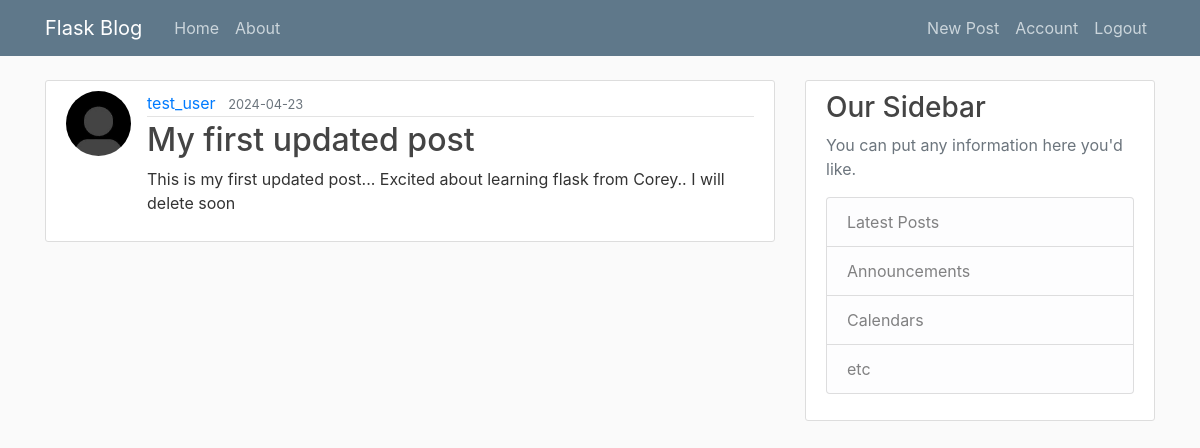
The app's page /post/1 (signed in) with its own data.
### flaskblog/models.py (models this page shows, shortened)
class User(db.Model, UserMixin):
    id:Mapped[int] = mapped_column(primary_key=True)
    username:Mapped[str] = mapped_column(unique=True, nullable=False)
    email:Mapped[str] = mapped_column(unique=True, nullable=False)
    image_file:Mapped[str] = mapped_column(nullable=False, default='default.jpg')
    password:Mapped[str] = mapped_column(nullable=False)
    posts = db.relationship("Post", backref="author", lazy=True)

class Post(db.Model):
    id = db.Column(db.Integer, primary_key=True)
    title = db.Column(db.String(100), nullable=False)
    date_posted = db.Column(db.DateTime, nullable=False, default=datetime.utcnow)
    content = db.Column(db.Text, nullable=False)
    user_id = db.Column(db.Integer, db.ForeignKey("user.id"), nullable=False)

### flaskblog/routes.py (the view)
@app.route("/post/<int:post_id>", methods=["GET", "POST"])
@login_required
def post(post_id):
    post = Post.query.get_or_404(post_id)
    return render_template("post.html", title=post.title, post = post)

### flaskblog/models.py (called while the page is built)
@login_manager.user_loader
def load_user(user_id):
    return User.query.get(int(user_id))

### flaskblog/templates/post.html (shortened to what this page needs)
{% extends "layout.html" %} {% block content %}
<article class="media content-section">
  <img
    class="rounded-circle article-img"
    src="{{url_for('static', filename='profile_pics/' + post.author.image_file)}}"
    alt="author display image"
  />
  <div class="media-body">
    <div class="article-metadata">
      <a
        class="mr-2"
        href="{{url_for('user_posts', username=post.author.username)}}"
        >{{ post.author.username }}</a
      >
      <small class="text-muted"
        >{{ post.date_posted.strftime("%Y-%m-%d") }}</small
      >
    </div>
    <h2 class="article-title">{{ post.title }}</h2>
    <p class="article-content">{{ post.content }}</p>
  </div>
</article>
{% endblock content %}

### flaskblog/static/main.css (style rules this page uses)
body { background: #fafafa; color: #333333; margin-top: 5rem; }
h1, h2, h3, h4, h5, h6 { color: #444444; }
.content-section { background: #ffffff; padding: 10px 20px; border: 1px solid #dddddd; border-radius: 3px; margin-bottom: 20px; }
.article-title { color: #444444; }
.article-content { white-space: pre-line; }
.article-img { height: 65px; width: 65px; margin-right: 16px; }
.article-metadata { padding-bottom: 1px; margin-bottom: 4px; border-bottom: 1px solid #e3e3e3; }

### records on screen
User: image_file (placeholder picture), author.username "test_user"
Post: date_posted "2024-04-23", title "My first updated post", content "This is my first updated post... Excited about learning flask from Corey.. I will delete soon"
